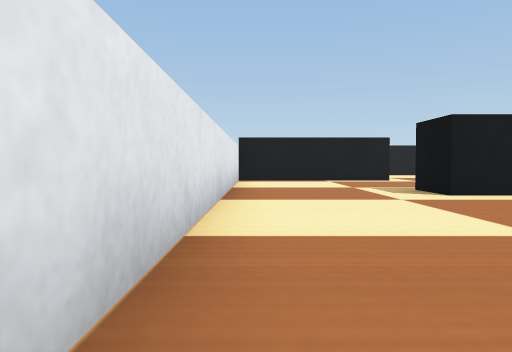
View 1 (above)

20 first-person views from a walk through a world built for the Webots simulator. The camera is 0.05 m above the floor, tilts 2° down and sees 70° across. The floor is counted in squares, 0.1 m on a side. Each view is taken from the middle of a square. On the plan, view 1 faces up. The plan holds only what a view shows up to about 9 squares ahead; the rest is blank. Robots are left out. Simple shapes and patterns stand in for the simulator's stock objects.

View 2
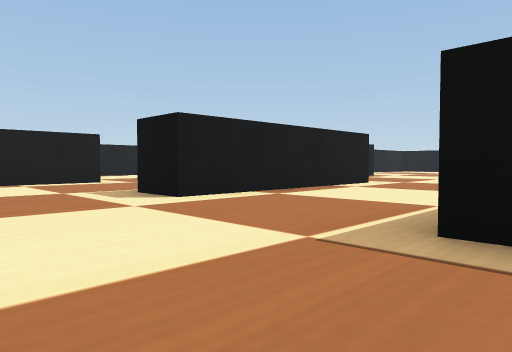

View 3
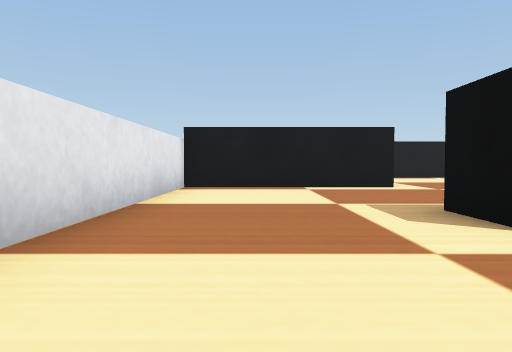

View 4
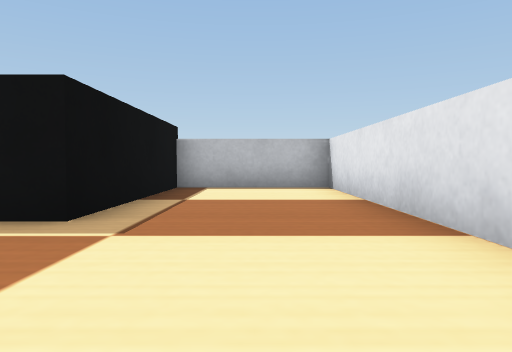

View 5
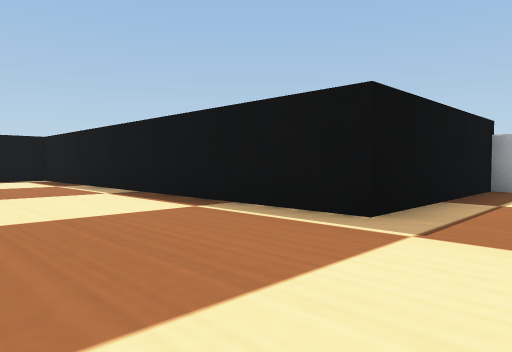

View 6
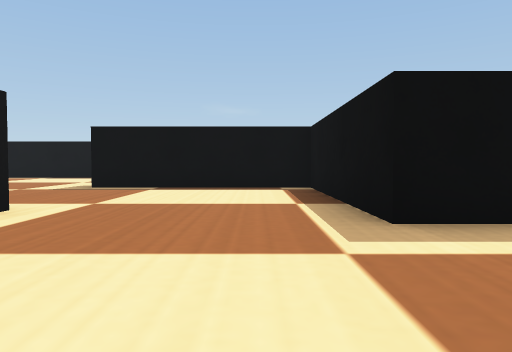

View 7
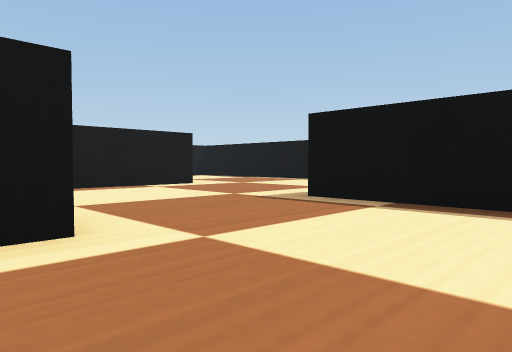

View 8
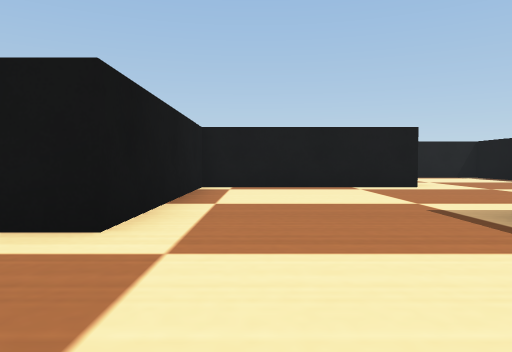

View 9
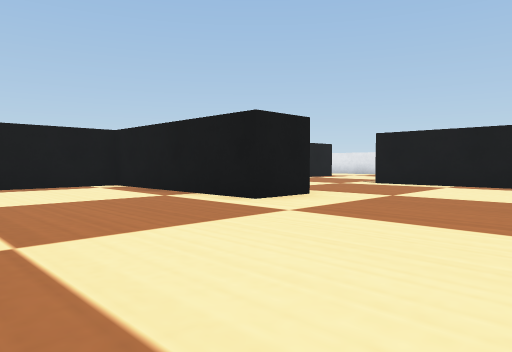

View 10
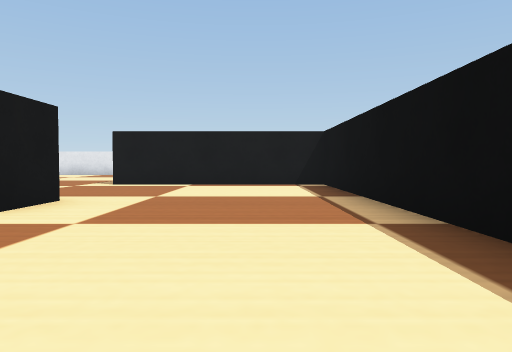

View 11
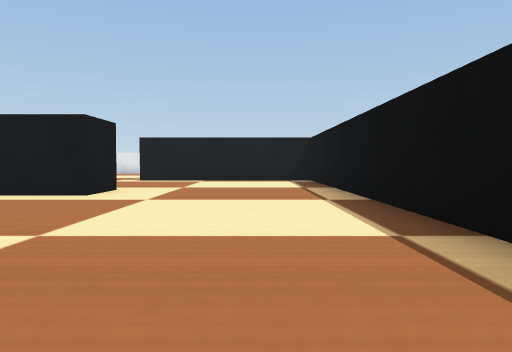

View 12
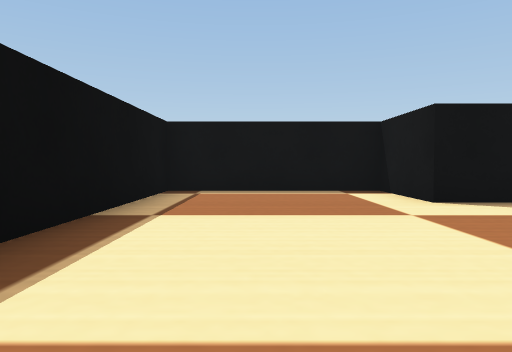

View 13
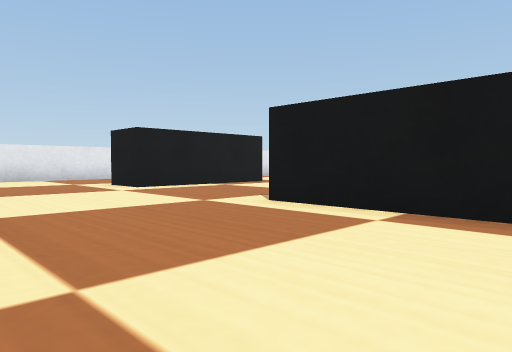

View 14
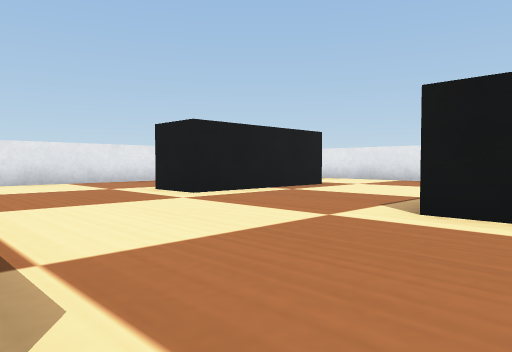

View 15
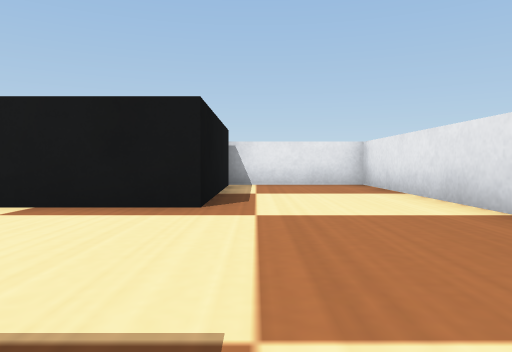

View 16
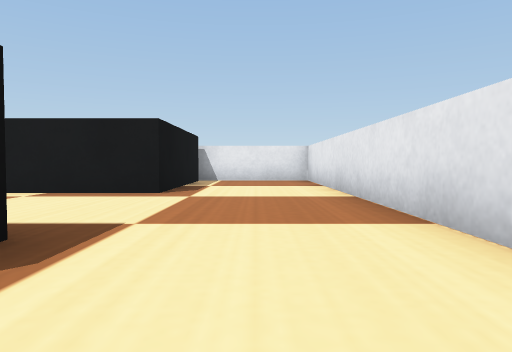

View 17
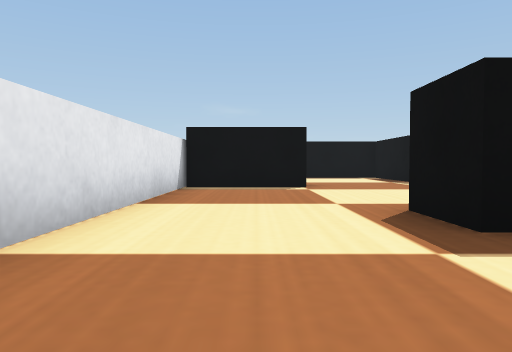

View 18
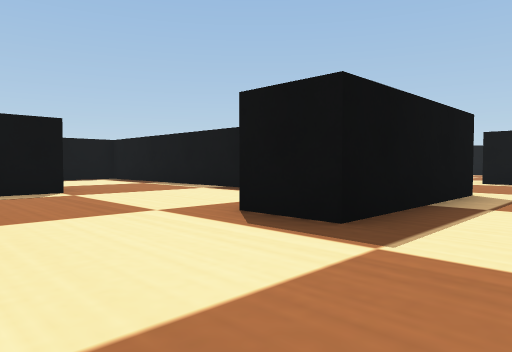

View 19
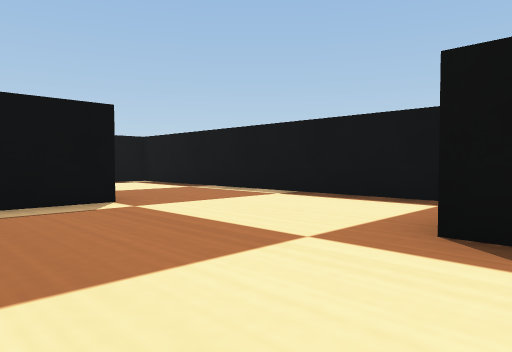

View 20
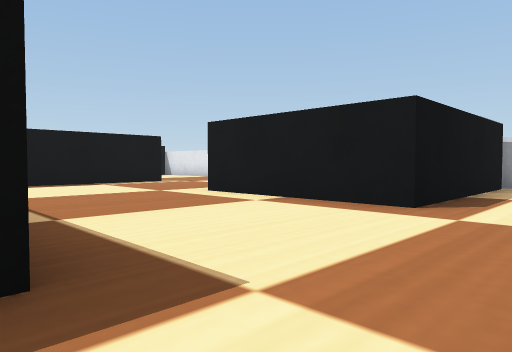

### Floor plan
Ten units are one square. View 1 is at (0, 0); x grows to the right and y downward. Boxes are objects, and circles mark ways between rooms. Rooms are numbered by the first view taken in them; rooms with no view inside come last. Other rooms are left out.
<svg viewBox="-10 -280 161 310">
<path fill="none" stroke="#000" d="M81 -56 30 -56M-5 -54 -5 25 26 25 26 -19 106 -19M30 -56 30 -69 45 -69M39 -106 -5 -106 -5 -54M45 -69 75 -69 75 -104M87 -114 87 -94 126 -94 126 -156M84 -169 84 -156M126 -156 126 -206 85 -206M126 -249 126 -275M129 -275 74 -275M96 -219 146 -219M75 -244 89 -244M85 -206 75 -206 75 -244M74 -275 -5 -275 -5 -244 39 -244 39 -206 26 -206M42 -169 60 -169M77 -169 84 -169M75 -104 75 -114 87 -114M84 -156 39 -156 39 -106"/>
<circle cx="10" cy="-65" r="3" fill="#2a7"/>
<circle cx="35" cy="-90" r="3" fill="#2a7"/>
<circle cx="60" cy="-110" r="3" fill="#2a7"/>
<circle cx="105" cy="-165" r="3" fill="#2a7"/>
<circle cx="80" cy="-135" r="3" fill="#2a7"/>
<circle cx="80" cy="-190" r="3" fill="#2a7"/>
<circle cx="85" cy="-260" r="3" fill="#2a7"/>
<text x="50" y="-30">1</text>
<text x="20" y="-80">2</text>
<text x="60" y="-90">3</text>
<text x="100" y="-130">4</text>
<text x="100" y="-180">5</text>
<text x="110" y="-250">6</text>
<text x="50" y="-230">7</text>
<text x="60" y="-130">8</text>
</svg>
Room 1 opens to room 2. Room 2 opens to room 3. Room 3 opens to room 8. Room 4 opens to room 5. Room 4 opens to room 8. Room 5 opens to room 7. Room 6 opens to room 7.

Where each view was taken, in squares from view 1:
view 1: 0 up, 0 right, facing up
view 2: 1 up, 0 right, facing up-right
view 3: 3 up, 1 right, facing up
view 4: 5 up, 1 right, facing down
view 5: 5 up, 1 right, facing down-right
view 6: 8 up, 0 right, facing right
view 7: 8 up, 3 right, facing up-right
view 8: 8 up, 5 right, facing up
view 9: 12 up, 12 right, facing up-left
view 10: 12 up, 11 right, facing up
view 11: 10 up, 11 right, facing up
view 12: 16 up, 11 right, facing down
view 13: 17 up, 11 right, facing up-left
view 14: 17 up, 9 right, facing up-left
view 15: 25 up, 8 right, facing left
view 16: 26 up, 10 right, facing left
view 17: 26 up, 5 right, facing right
view 18: 27 up, 6 right, facing down-right
view 19: 27 up, 8 right, facing down-right
view 20: 26 up, 8 right, facing down-left
